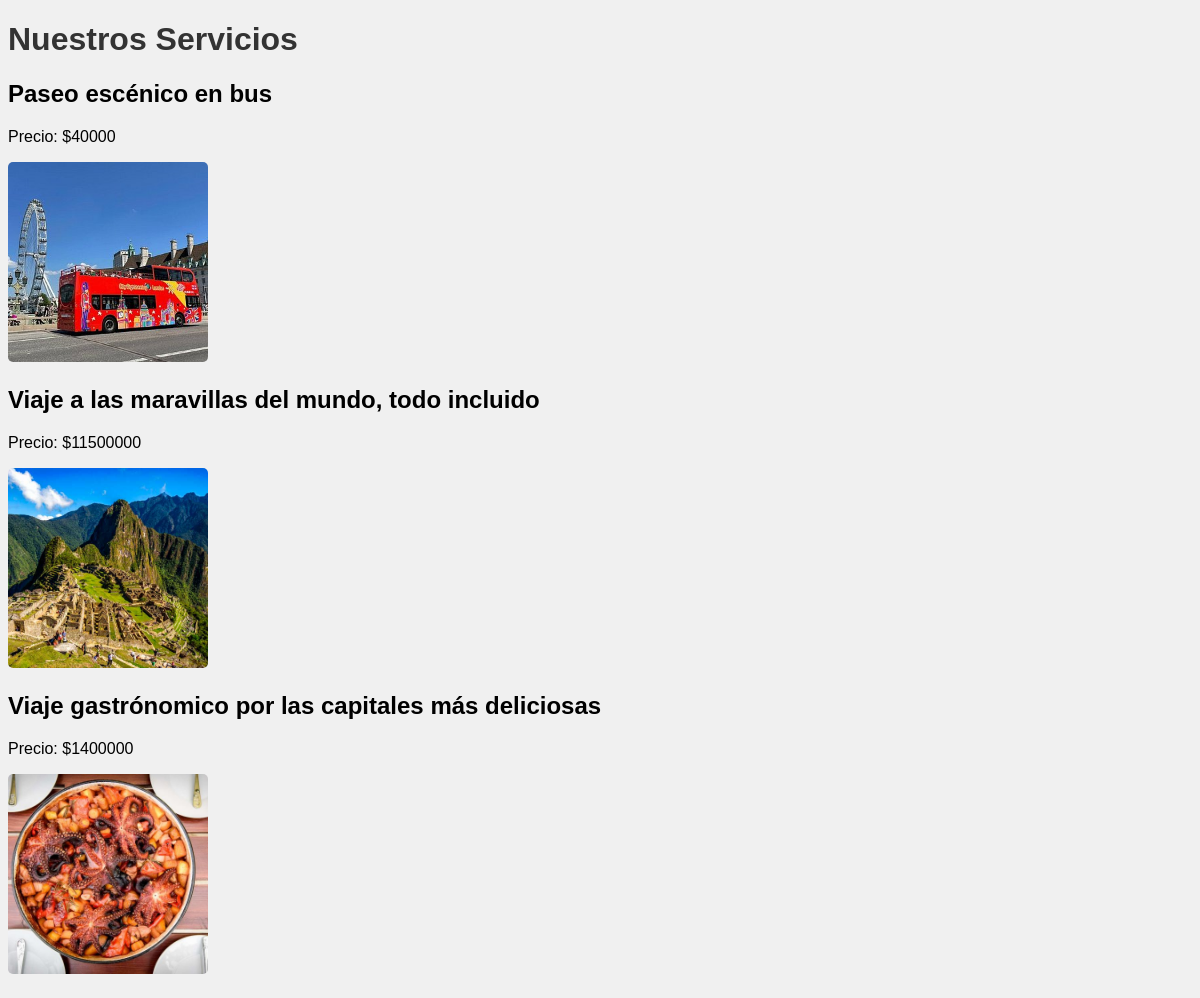
Screenshot of /nuestros-servicios/ with the database file from the repository.
### servicios/models.py (models this page shows, shortened)
class Servicio(models.Model):
    precio = models.IntegerField()
    foto = models.ImageField(upload_to='servicios/')
    descripcion = models.TextField()

### servicios/views.py (the view)
# urls.py: path('nuestros-servicios/', listar_servicios, name='listar_servicios'),
def listar_servicios(request):
    servicios = Servicio.objects.raw('SELECT * FROM servicios_servicio')
    return render(request, 'servicios/listar.html', {'servicios': servicios})

### servicios/templates/servicios/listar.html (shortened to what this page needs)
{% load static %}
<!DOCTYPE html>
<html>
<head>
    <link rel="stylesheet" href="{% static 'servicios/css/styles.css' %}">
</head>
<body>
    <h1>Nuestros Servicios</h1>
    <ul>
        {% for servicio in servicios %}
            <li>
                <h2>{{ servicio.descripcion }}</h2>
                <p>Precio: ${{ servicio.precio }}</p>
                <img src="{{ servicio.foto.url }}" alt="{{ servicio.descripcion }}">
            </li>
        {% endfor %}
    </ul>
</body>
</html>

### servicios/static/servicios/css/styles.css (style rules this page uses)
body { font-family: Arial, sans-serif; background-color: #f0f0f0; }
h1 { color: #333; }
ul { list-style-type: none; padding: 0; }
li { margin: 20px 0; }
img { width: 200px; height: 200px; object-fit: cover; border-radius: 5px; }

### rows the page displays
Servicio: descripcion "Paseo escénico en bus", precio "40000", foto (picture)
Servicio: descripcion "Viaje a las maravillas del mundo, todo incluido", precio "11500000", foto (picture)
Servicio: descripcion "Viaje gastrónomico por las capitales más deliciosas", precio "1400000", foto (picture)
